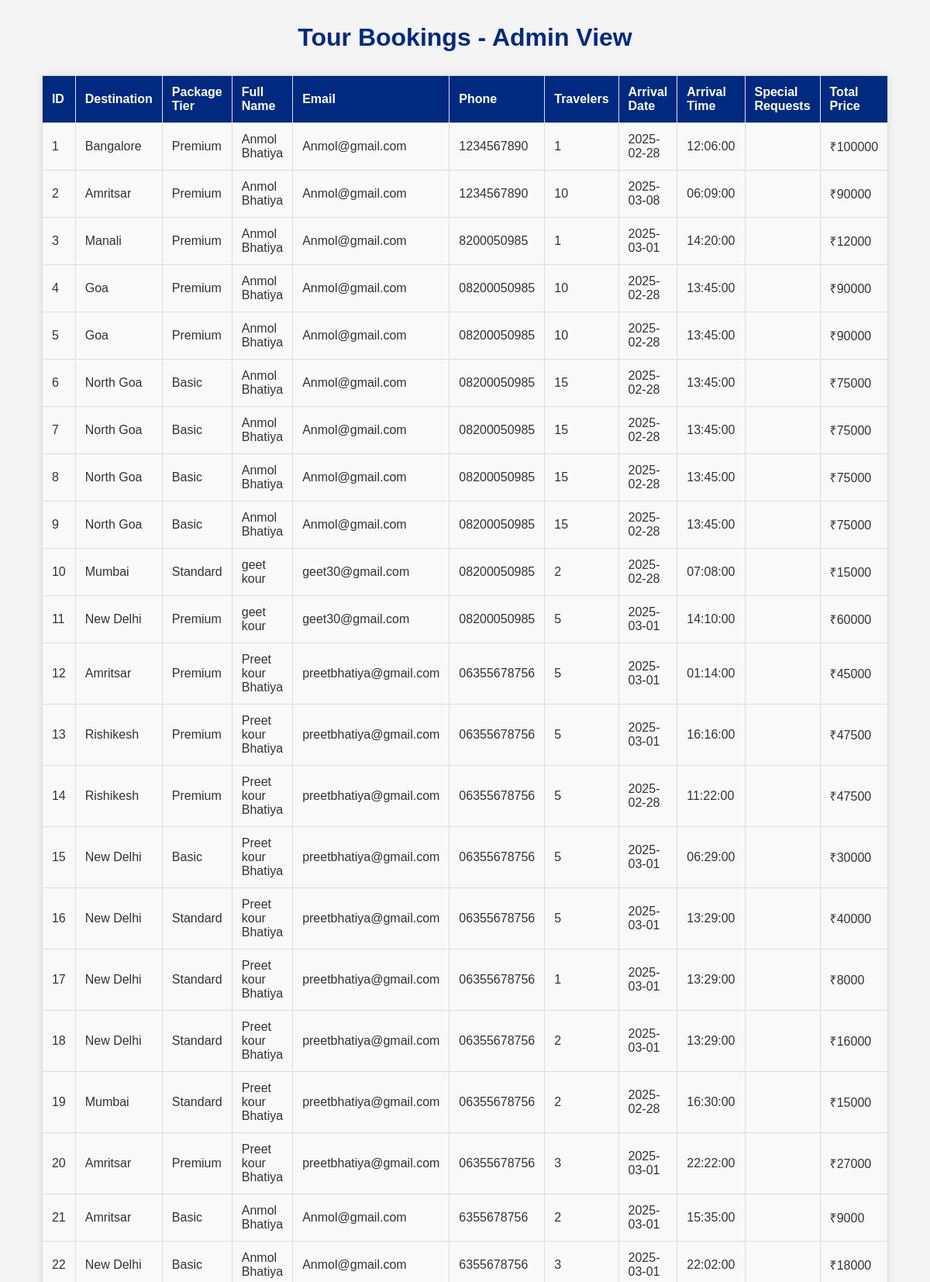
Page /include/Admin/Tourist_Booking_display.php (signed in, upper part) on the committed database.
### tables this page shows
CREATE TABLE `tour_bookings` (
  `id` int(11) NOT NULL,
  `destination` varchar(50) NOT NULL,
  `package_tier` varchar(20) NOT NULL,
  `full_name` varchar(100) NOT NULL,
  `email` varchar(100) NOT NULL,
  `phone` varchar(20) NOT NULL,
  `travelers` int(11) NOT NULL,
  `arrival_date` date NOT NULL,
  `arrival_time` time NOT NULL,
  `special_requests` text,
  `total_price` int(11) NOT NULL,
  `booking_date` timestamp NULL DEFAULT CURRENT_TIMESTAMP
);

### include/Admin/Tourist_Booking_display.php (the view, shortened to what this page needs)
<?php
$servername = "localhost";
$username = "root";
$password = "";
$dbname = "hotel_booking_system";
$conn = new mysqli($servername, $username, $password, $dbname);
$sql = "SELECT * FROM tour_bookings";
$result = $conn->query($sql);
?>
<!DOCTYPE html>
<html lang="en">
<head>
</head>
<body>
    <h1>Tour Bookings - Admin View</h1>
    <table>
        <thead>
            <tr>
                <th>ID</th>
                <th>Destination</th>
                <th>Package Tier</th>
                <th>Full Name</th>
                <th>Email</th>
                <th>Phone</th>
                <th>Travelers</th>
                <th>Arrival Date</th>
                <th>Arrival Time</th>
                <th>Special Requests</th>
                <th>Total Price</th>
            </tr>
        </thead>
        <tbody>
            <?php
            if ($result->num_rows > 0) {
                while($row = $result->fetch_assoc()) {
                    echo "<tr>";
                    echo "<td>" . $row['id'] . "</td>";
                    echo "<td>" . $row['destination'] . "</td>";
                    echo "<td>" . $row['package_tier'] . "</td>";
                    echo "<td>" . $row['full_name'] . "</td>";
                    echo "<td>" . $row['email'] . "</td>";
                    echo "<td>" . $row['phone'] . "</td>";
                    echo "<td>" . $row['travelers'] . "</td>";
                    echo "<td>" . $row['arrival_date'] . "</td>";
                    echo "<td>" . $row['arrival_time'] . "</td>";
                    echo "<td>" . $row['special_requests'] . "</td>";
                    echo "<td>₹" . $row['total_price'] . "</td>";
                    echo "</tr>";
                }
            } else {
                echo "<tr><td colspan='11' style='text-align: center;'>No bookings found</td></tr>";
            }
            ?>
        </tbody>
    </table>
</body>
</html>

### include/Admin/Tourist_Booking_display.php (style rules this page uses)
body { font-family: Arial, sans-serif; background-color: #f4f4f4; color: #333; }
table { width: 90%; margin: 30px auto; border-collapse: collapse; background-color: #fff; box-shadow: 0 0 10px rgba(0, 0, 0, 0.1); }
table th, table td { padding: 12px; text-align: left; border: 1px solid #ddd; }
table th { background-color: #002a80; color: white; }
table td { background-color: #f9f9f9; }
h1 { text-align: center; margin-top: 30px; color: #002a80; }

### rows in the picture
tour_bookings: id "1", destination "Bangalore", package_tier "Premium", full_name "Anmol Bhatiya", email "Anmol@gmail.com", phone "1234567890", travelers "1", arrival_date "2025-02-28", arrival_time "12:06:00", total_price "100000"
tour_bookings: id "2", destination "Amritsar", package_tier "Premium", full_name "Anmol Bhatiya", email "Anmol@gmail.com", phone "1234567890", travelers "10", arrival_date "2025-03-08", arrival_time "06:09:00", total_price "90000"
tour_bookings: id "3", destination "Manali", package_tier "Premium", full_name "Anmol Bhatiya", email "Anmol@gmail.com", phone "8200050985", travelers "1", arrival_date "2025-03-01", arrival_time "14:20:00", total_price "12000"
tour_bookings: id "4", destination "Goa", package_tier "Premium", full_name "Anmol Bhatiya", email "Anmol@gmail.com", phone "08200050985", travelers "10", arrival_date "2025-02-28", arrival_time "13:45:00", total_price "90000"
tour_bookings: id "5", destination "Goa", package_tier "Premium", full_name "Anmol Bhatiya", email "Anmol@gmail.com", phone "08200050985", travelers "10", arrival_date "2025-02-28", arrival_time "13:45:00", total_price "90000"
tour_bookings: id "6", destination "North Goa", package_tier "Basic", full_name "Anmol Bhatiya", email "Anmol@gmail.com", phone "08200050985", travelers "15", arrival_date "2025-02-28", arrival_time "13:45:00", total_price "75000"
tour_bookings: id "7", destination "North Goa", package_tier "Basic", full_name "Anmol Bhatiya", email "Anmol@gmail.com", phone "08200050985", travelers "15", arrival_date "2025-02-28", arrival_time "13:45:00", total_price "75000"
tour_bookings: id "8", destination "North Goa", package_tier "Basic", full_name "Anmol Bhatiya", email "Anmol@gmail.com", phone "08200050985", travelers "15", arrival_date "2025-02-28", arrival_time "13:45:00", total_price "75000"
tour_bookings: id "9", destination "North Goa", package_tier "Basic", full_name "Anmol Bhatiya", email "Anmol@gmail.com", phone "08200050985", travelers "15", arrival_date "2025-02-28", arrival_time "13:45:00", total_price "75000"
tour_bookings: id "10", destination "Mumbai", package_tier "Standard", full_name "geet kour", email "geet30@gmail.com", phone "08200050985", travelers "2", arrival_date "2025-02-28", arrival_time "07:08:00", total_price "15000"
tour_bookings: id "11", destination "New Delhi", package_tier "Premium", full_name "geet kour", email "geet30@gmail.com", phone "08200050985", travelers "5", arrival_date "2025-03-01", arrival_time "14:10:00", total_price "60000"
tour_bookings: id "12", destination "Amritsar", package_tier "Premium", full_name "Preet kour Bhatiya", email "preetbhatiya@gmail.com", phone "06355678756", travelers "5", arrival_date "2025-03-01", arrival_time "01:14:00", total_price "45000"
tour_bookings: id "13", destination "Rishikesh", package_tier "Premium", full_name "Preet kour Bhatiya", email "preetbhatiya@gmail.com", phone "06355678756", travelers "5", arrival_date "2025-03-01", arrival_time "16:16:00", total_price "47500"
tour_bookings: id "14", destination "Rishikesh", package_tier "Premium", full_name "Preet kour Bhatiya", email "preetbhatiya@gmail.com", phone "06355678756", travelers "5", arrival_date "2025-02-28", arrival_time "11:22:00", total_price "47500"
tour_bookings: id "15", destination "New Delhi", package_tier "Basic", full_name "Preet kour Bhatiya", email "preetbhatiya@gmail.com", phone "06355678756", travelers "5", arrival_date "2025-03-01", arrival_time "06:29:00", total_price "30000"
tour_bookings: id "16", destination "New Delhi", package_tier "Standard", full_name "Preet kour Bhatiya", email "preetbhatiya@gmail.com", phone "06355678756", travelers "5", arrival_date "2025-03-01", arrival_time "13:29:00", total_price "40000"
tour_bookings: id "17", destination "New Delhi", package_tier "Standard", full_name "Preet kour Bhatiya", email "preetbhatiya@gmail.com", phone "06355678756", travelers "1", arrival_date "2025-03-01", arrival_time "13:29:00", total_price "8000"
tour_bookings: id "18", destination "New Delhi", package_tier "Standard", full_name "Preet kour Bhatiya", email "preetbhatiya@gmail.com", phone "06355678756", travelers "2", arrival_date "2025-03-01", arrival_time "13:29:00", total_price "16000"
tour_bookings: id "19", destination "Mumbai", package_tier "Standard", full_name "Preet kour Bhatiya", email "preetbhatiya@gmail.com", phone "06355678756", travelers "2", arrival_date "2025-02-28", arrival_time "16:30:00", total_price "15000"
tour_bookings: id "20", destination "Amritsar", package_tier "Premium", full_name "Preet kour Bhatiya", email "preetbhatiya@gmail.com", phone "06355678756", travelers "3", arrival_date "2025-03-01", arrival_time "22:22:00", total_price "27000"
tour_bookings: id "21", destination "Amritsar", package_tier "Basic", full_name "Anmol Bhatiya", email "Anmol@gmail.com", phone "6355678756", travelers "2", arrival_date "2025-03-01", arrival_time "15:35:00", total_price "9000"
tour_bookings: id "22", destination "New Delhi", package_tier "Basic", full_name "Anmol Bhatiya", email "Anmol@gmail.com", phone "6355678756", travelers "3", arrival_date "2025-03-01", arrival_time "22:02:00", total_price "18000"
